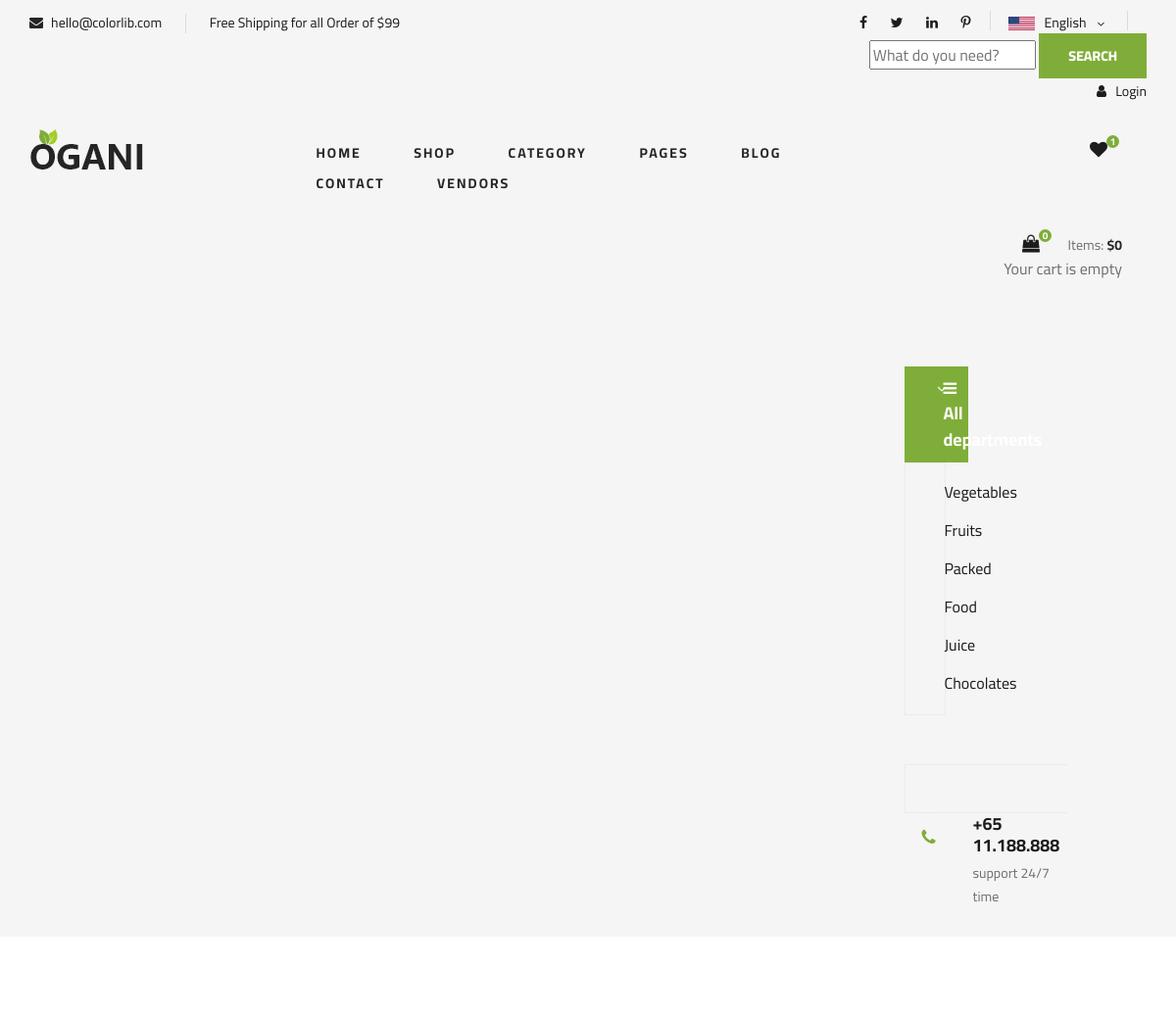
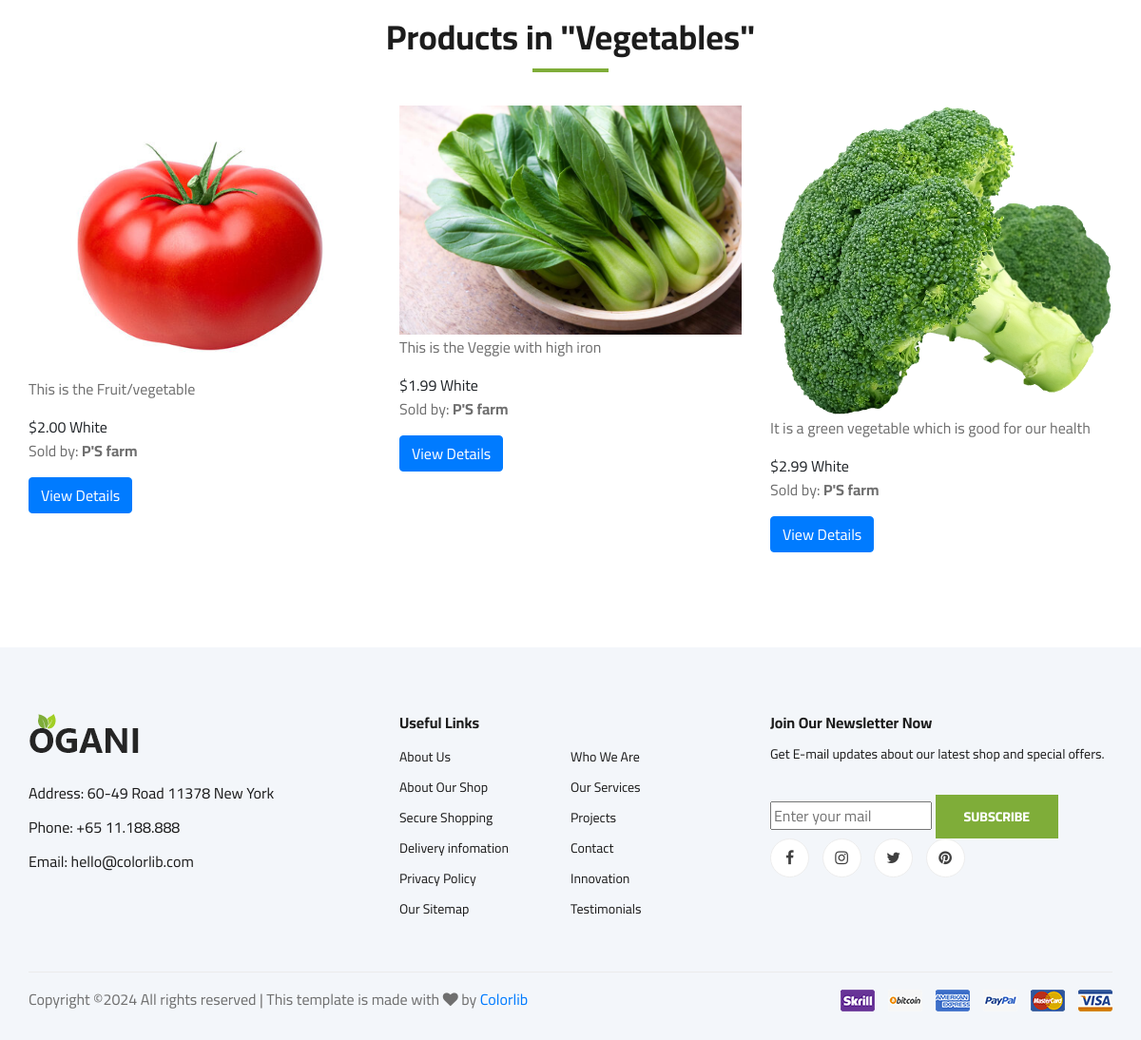
/category/cat5ecegba2a4/, run on the app's committed database (2 pictures, top to bottom).
### core/models.py (models this page shows, shortened)
class Category(models.Model):
    cid = ShortUUIDField(unique=True, length=10, max_length=20, prefix="cat", alphabet="abcdegh12345")
    title = models.CharField(max_length=100)
    image = models.ImageField(upload_to="category")
    class Meta:
        verbose_name_plural = "Categories"

class Product(models.Model):
    pid = ShortUUIDField(unique=True, length=10, max_length=20, alphabet="abcdegh12345")
    user = models.ForeignKey(User, on_delete=models.SET_NULL, null=True)
    category = models.ForeignKey(Category, on_delete=models.SET_NULL, null=True, related_name="category")
    title = models.CharField(max_length=100, default="Fresh Pear")
    image = models.ImageField(upload_to='products/')
    description = RichTextUploadingField(null=True, blank=True, default="This is the product")
    price = models.DecimalField(max_digits=10, decimal_places=2, default="1.99")
    old_price = models.DecimalField(max_digits=10, decimal_places=2, default="2.99")
    specifications = models.TextField(null=True, blank=True)
    tags=TaggableManager(blank=True)
    product_status = models.CharField(choices=PRODUCT_STATUS_CHOICES, max_length=10, default="draft")
    sku = ShortUUIDField(unique=True, length=10, max_length=20, alphabet="abcdegh12345")
    stock_quantity = models.PositiveIntegerField(default=0)  # You can set the default value as needed
    in_stock = models.BooleanField(default=True)
    featured = models.BooleanField(default=False)
    digital = models.BooleanField(default=False)
    vendor = models.ForeignKey(Vendor, on_delete=models.CASCADE, related_name='products')  # Rename to lowercase 'vendor'
    weight = models.FloatField(default=0)
    color = models.CharField(max_length=50, default="White")
    mfd=models.DateField(auto_now_add=True)
    life=models.IntegerField(default=30)
    shipping = models.CharField(max_length=100, default="Free Shipping")
    class Meta:
        verbose_name_plural = "Products"
    def stock_status(self):
        """Return a custom string based on stock quantity."""
        if self.stock_quantity > 0:
            return f"{self.stock_quantity} left"
        return "Out of stock"
    stock_status.short_description = 'Stock Status'

class Vendor(models.Model):
    vid = ShortUUIDField(unique=True, length=10, max_length=20, prefix="ven", alphabet="abcdegh12345")
    title = models.CharField(max_length=100)
    image = models.ImageField(upload_to="vendors")
    description = RichTextUploadingField(null=True, blank=True)
    address = models.TextField()
    phone = models.CharField(max_length=10)
    email = models.EmailField()
    shipping = models.CharField(max_length=100, default="Free Shipping")
    user = models.ForeignKey(User, on_delete=models.CASCADE, null=True)
    date = models.DateField(auto_now_add=True)
    status = models.CharField(choices=STATUS_CHOICES, max_length=20, default="Active")  # Increase max_length
    price = models.DecimalField(max_digits=10, decimal_places=2, default="1.99")
    old_price = models.DecimalField(max_digits=10, decimal_places=2, default="2.99")
    class Meta:
        verbose_name_plural = "Vendors"

### core/views.py (the view)
# urls.py: path('category/<str:cid>/', views.category_product_list, name='category_product_list'),  # Category product list with category id
def category_product_list(request, cid):
    category = Category.objects.get ( cid=cid)  # Assuming 'cid' is a unique identifier (string)
    products = Product.objects.filter(product_status="published", category=category)
    context = {
        'category': category,
        'products': products,
    }
    return render(request, 'core/category_product_list.html', context)

### templates/core/category_product_list.html (shortened to what this page needs)
{% extends 'partials/base.html' %}
{% load static %}
{% block content %}
<section class="category-product-list spad">
    <div class="container">
        <div class="section-title">
            <h2>Products in "{{ category.title }}"</h2>
        </div>
        <div class="row">
            {% for product in products %}
            <div class="col-lg-4 col-md-6">
                <div class="product-item">
                    <div class="product-item__pic">
                        <img src="{{ product.image.url }}" alt="{{ product.name }}">
                    </div>
                    <div class="product-item__text">
                        <p>{{ product.description|safe }}</p>
                        <span class="product-price">${{ product.price }}</span>
                        <span class="product-color">{{ product.color }}</span>
                        {% if product.vendor %}
                            <p>Sold by: <strong>{{ product.vendor.title }}</strong></p>
                        {% endif %}
                        <a href="{% url 'core:pages1' product.id %}" class="btn btn-primary">View Details</a>
                    </div>
                </div>
            </div>
            {% empty %}
            <p>No products available in this category.</p>
            {% endfor %}
        </div>
    </div>
</section>
{% endblock %}

### templates/partials/base.html (shortened to what this page needs)
{% load static %}
<!DOCTYPE html>
<html lang="zxx">
<head>
    <link rel="stylesheet" href="{% static 'css/bootstrap.min.css' %}" type="text/css">
    <link rel="stylesheet" href="{% static 'css/font-awesome.min.css' %}" type="text/css">
    <link rel="stylesheet" href="{% static 'css/elegant-icons.css' %}" type="text/css">
    <link rel="stylesheet" href="{% static 'css/nice-select.css' %}" type="text/css">
    <link rel="stylesheet" href="{% static 'css/jquery-ui.min.css' %}" type="text/css">
    <link rel="stylesheet" href="{% static 'css/owl.carousel.min.css' %}" type="text/css">
    <link rel="stylesheet" href="{% static 'css/slicknav.min.css' %}" type="text/css">
    <link rel="stylesheet" href="{% static 'css/style.css' %}" type="text/css">
</head>
<body>
    <header class="header">
        <div class="header__top">
            <div class="container">
                <div class="row">
                    <div class="col-lg-6 col-md-6">
                        <div class="header__top__left">
                            <ul>
                                <li><i class="fa fa-envelope"></i> hello@colorlib.com</li>
                                <li>Free Shipping for all Order of $99</li>
                            </ul>
                        </div>
                    </div>
                    <div class="col-lg-6 col-md-6">
                        <div class="header__top__right">
                            <div class="header__top__right__social">
                                <a href="#"><i class="fa fa-facebook"></i></a>
                                <a href="#"><i class="fa fa-twitter"></i></a>
                                <a href="#"><i class="fa fa-linkedin"></i></a>
                                <a href="#"><i class="fa fa-pinterest-p"></i></a>
                            </div>
                            <div class="header__top__right__language">
                                <img src="{% static 'img/language.png' %}" alt="">
                                <div>English</div>
                                <span class="arrow_carrot-down"></span>
                            </div>
                              <form action="{% url 'core:search' %}" method="get">
    <input type="text" placeholder="What do you need?" name="q">
    <button type="submit" class="site-btn">SEARCH</button>
</form>
                     <div class="header__top__right__auth">
    <a href="{% url 'userauth:login' %}"><i class="fa fa-user"></i> Login</a>
</div>
                    </div>
                </div>
            </div>
        </div>
        <div class="container">
            <div class="row">
                <div class="col-lg-3">
                    <div class="header__logo">
                        <a href="{% url 'core:index' %}"><img src="{% static 'img/logo.png' %}" alt=""></a>
                    </div>
                </div>
                <div class="col-lg-6">
                    <nav class="header__menu">
                        <ul>
                            <li class=""><a href="{% url 'core:index' %}">Home</a>
</li>
                            <li><a href="{% url 'core:shop' %}">Shop</a></li>
  <li>
    <a href="#">Category </a>
</li>
                           <li><a href="#">Pages</a>
</li>
<li><a href="{% url 'core:blog'%}">Blog</a></li>
<li><a href="{% url 'core:contact'%}">Contact</a></li>
<li><a href="{% url 'core:vendor_list' %}">Vendors</a></li>
                    </nav>
                </div>
                <div class="col-lg-3">
    <div class="header__cart">
        <ul>
            <li><a href="#"><i class="fa fa-heart"></i> <span>1</span></a></li>
            <div class="header__cart">
   <div class="header__cart">
    <ul>
        <li class="cart-icon">
            <a href="{% url 'core:cart' %}">
                <i class="fa fa-shopping-bag cart-items-count"></i>
                <span id="cart-item-count">{{ request.session.cart_data_object|length }}</span>
            </a>
        </li>
    </ul>
    <div class="header__cart__price">
        Items: <span>$</span><span id="cart-total-price">{{ cart_total_amount }}</span>
    </div>
    <div class="cart-dropdown">
        {% if request.session.cart_data_object %}
            <ul class="cart-items-list">
                {% for item_id, item in request.session.cart_data_object.items %}
                    <li class="cart-item">
                        {% comment %} <span class="cart-item-info">{{ item }}</span> {% endcomment %}
                        <span class="cart-item-info">{{ item.title }} - {{ item.qty }} × <span>$</span>{{ item.price }}</span>
                    </li>
                {% endfor %}
            </ul>
            <div class="cart-dropdown-footer">
                <span class="cart-total">Total:<span>$</span> {{ cart_total_amount }}</span>
            </div>
        {% else %}
            <p class="empty-cart-message">Your cart is empty</p>
        {% endif %}
    </div>
</div>
            </div>
        </div>
<section class="hero">
    <div class="container">
        <div class="row">
            <div class="col-lg-3">
                <div class="hero__categories">
                    <div class="hero__categories__all">
                        <i class="fa fa-bars"></i>
                        <span>All departments</span>
                    </div>
                    <ul>
                        {% for category in categories %}
                        <li>
                            <a href="{% url 'core:category_product_list' category.cid %}">
                                {{ category.title }}
                            </a>
                        {% endfor %}
                    </ul>
                </div>
            </div>
        </div>
    </div>
</section>
    <div class="col-lg-9">
                <div class="hero__search">
                    <div class="hero__search__form">
                    </div>
                    <div class="hero__search__phone">
                        <div class="hero__search__phone__icon">
                            <i class="fa fa-phone"></i>
                        </div>
                        <div class="hero__search__phone__text">
                            <h5>+65 11.188.888</h5>
                            <span>support 24/7 time</span>
                        </div>
                    </div>
                </div>
    </header>
        {% block content %}
        {% endblock %}
 <footer class="footer spad">
        <div class="container">
            <div class="row">
                <div class="col-lg-3 col-md-6 col-sm-6">
                    <div class="footer__about">
                        <div class="footer__about__logo">
                            <a href="./index.html"><img src="{% static 'img/logo.png' %}" alt=""></a>
                        </div>
                        <ul>
                            <li>Address: 60-49 Road 11378 New York</li>
                            <li>Phone: +65 11.188.888</li>
                            <li>Email: hello@colorlib.com</li>
                        </ul>
                    </div>
                </div>
                <div class="col-lg-4 col-md-6 col-sm-6 offset-lg-1">
                    <div class="footer__widget">
                        <h6>Useful Links</h6>
                        <ul>
                            <li><a href="#">About Us</a></li>
                            <li><a href="#">About Our Shop</a></li>
                            <li><a href="#">Secure Shopping</a></li>
                            <li><a href="#">Delivery infomation</a></li>
                            <li><a href="#">Privacy Policy</a></li>
                            <li><a href="#">Our Sitemap</a></li>
                        </ul>
                        <ul>
                            <li><a href="#">Who We Are</a></li>
                            <li><a href="#">Our Services</a></li>
                            <li><a href="#">Projects</a></li>
                            <li><a href="#">Contact</a></li>
                            <li><a href="#">Innovation</a></li>
                            <li><a href="#">Testimonials</a></li>
                        </ul>
                    </div>
                </div>
                <div class="col-lg-4 col-md-12">
                    <div class="footer__widget">
                        <h6>Join Our Newsletter Now</h6>
                        <p>Get E-mail updates about our latest shop and special offers.</p>
                        <form action="#">
                            <input type="text" placeholder="Enter your mail">
                            <button type="submit" class="site-btn">Subscribe</button>
                        </form>
                        <div class="footer__widget__social">
                            <a href="#"><i class="fa fa-facebook"></i></a>
                            <a href="#"><i class="fa fa-instagram"></i></a>
                            <a href="#"><i class="fa fa-twitter"></i></a>
                            <a href="#"><i class="fa fa-pinterest"></i></a>
                        </div>
                    </div>
                </div>
            </div>
            <div class="row">
                <div class="col-lg-12">
                    <div class="footer__copyright">
                        <div class="footer__copyright__text"><p>
  Copyright &copy;<script>document.write(new Date().getFullYear());</script> All rights reserved | This template is made with <i class="fa fa-heart" aria-hidden="true"></i> by <a href="https://colorlib.com" target="_blank">Colorlib</a>
  </p></div>
                        <div class="footer__copyright__payment"><img src="{% static 'img/payment-item.png' %}" alt=""></div>
                    </div>
                </div>
            </div>
        </div>
    </footer>
</body>
</html>

### data on the page
Category: title "Vegetables"
Category: title "Fruits"
Category: title "Packed Food"
Category: title "Juice"
Category: title "Chocolates"
Product: image (picture), description "This is the Fruit/vegetable", price "2.00", color "White", vendor "P'S farm"
Product: image (picture), description "This is the Veggie with high iron", price "1.99", color "White", vendor "P'S farm"
Product: image (picture), description "It is a green vegetable which is good for our health", price "2.99", color "White", vendor "P'S farm"

### other printed values
{{ request.session.cart_data_object|length }} "0"
{{ cart_total_amount }} "0"
